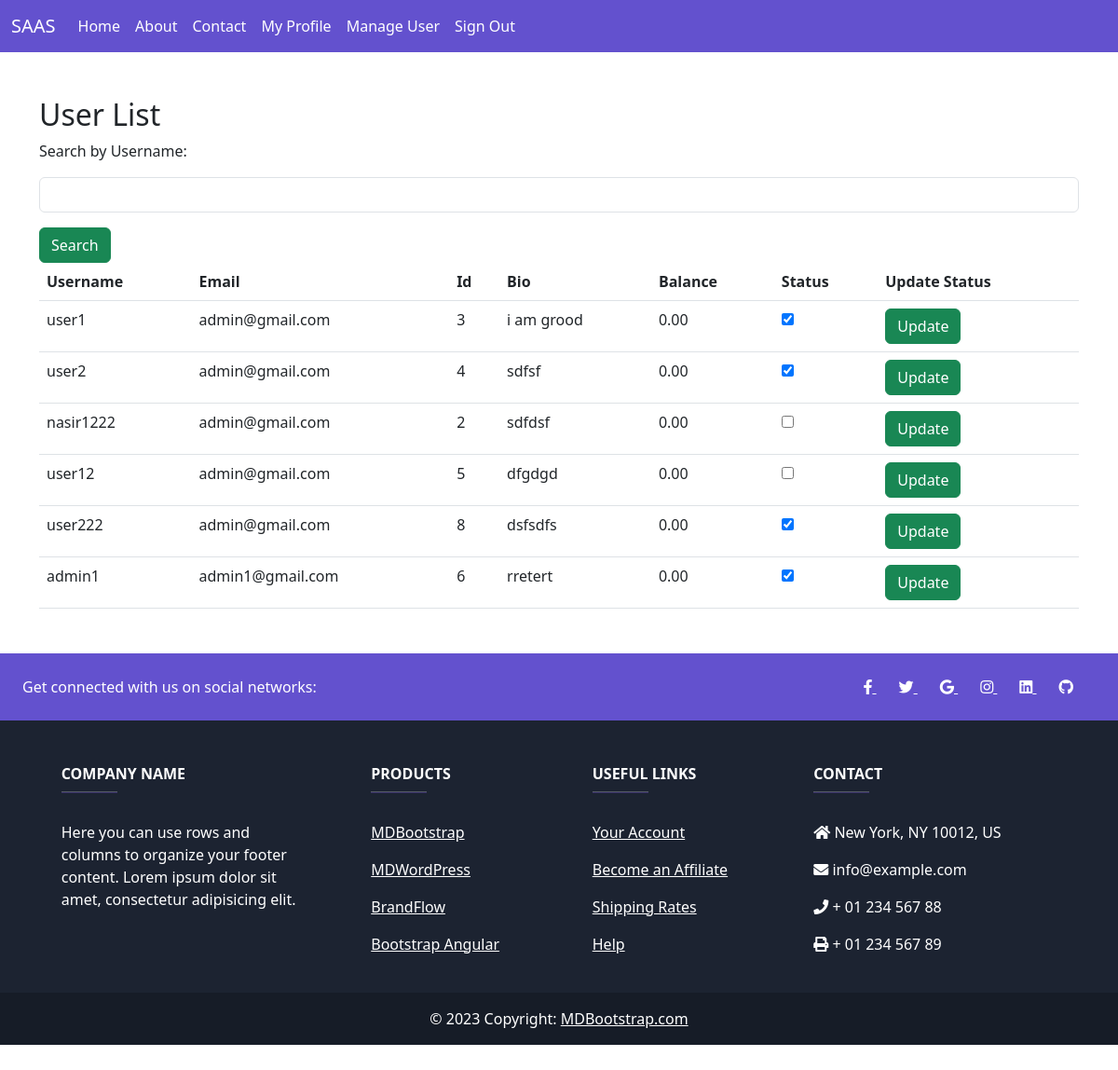
The page /user-data/ (signed in) on the database its author committed.
### wallets/models.py (models this page shows)
class UserProfile(models.Model):
    user = models.OneToOneField(User, on_delete=models.CASCADE)
    bio = models.TextField(blank=True)
    wallet_balance = models.DecimalField(max_digits=10, decimal_places=2, default=0.0)
    def __str__(self):
        return self.user.username

### wallets/views.py (the view)
# urls.py: path('user-data/', user_data_page, name='user_data_page'),
@user_passes_test(lambda u: u.is_superuser)
def user_data_page(request):
    try:
        user_profiles = UserProfile.objects.all()
        print(user_profiles)
        return render(request, 'user_list.html', {'user_profiles': user_profiles})
    except Exception as e:
        print(f"An error occurred: {e}")
        return render(request, 'user_list.html', {'error_message': str(e)})

### templates/user_list.html (shortened to what this page needs)
{% extends 'base.html' %}
{% block content %}
<div class="container my-5">
    <h2>User List</h2>
    <form class="form-group" method="get" action="{% url 'search_by_username' %}">
        <label for="username">Search by Username:</label>
        <input class="form-control my-3" type="text" name="username" value="{{ query }}">
        <button class="btn btn-success" type="submit">Search</button>
    </form>
        <table class="table">
            <thead  class="thead-dark">
                <tr>
                    <th scope="col">Username</th>
                    <th scope="col">Email</th>
                    <th scope="col">Id</th>
                    <th scope="col">Bio</th>
                    <th scope="col">Balance</th>
                    <th scope="col">Status</th>
                    <th scope="col">Update Status</th>
                </tr>
            </thead>
            <tbody>
                {% if user_profiles %}
                {% for profile in user_profiles  %}
                <form method="post" action="{% url 'update_user_is_active' %}">
                    <tr>
                        <td scope="row">{{ profile.user.username }}</td>
                        <td scope="row">{{ profile.user.email }}</td>
                        <td scope="row">{{profile.user.id}}</td>
                        <td scope="row">{{profile.bio}}</td>
                        <td scope="row">{{profile.wallet_balance}}</td>
                        <td scope="row">
                            <input type="checkbox" name="user_ids" value="{{ profile.user.id }}" {% if profile.user.is_active %}checked{% endif %}>
                        </td>
                        <td scope="row">
                            <a class="btn btn-success" href="{% url 'single_user' user_id=profile.user.id %}">Update</a>
                        </td>
                    </tr>
                </form>
                {% endfor %}
                {% else %}
                <p>No results found.</p>
            {% endif %}
            </tbody>
        </table>
    </div>
{% endblock %}

### rows shown on the page
UserProfile: user.username "user1", user.email "admin@gmail.com", user.id "3", bio "i am grood", wallet_balance "0.00", user_id "☑"
UserProfile: user.username "user2", user.email "admin@gmail.com", user.id "4", bio "sdfsf", wallet_balance "0.00", user_id "☑"
UserProfile: user.username "nasir1222", user.email "admin@gmail.com", user.id "2", bio "sdfdsf", wallet_balance "0.00"
UserProfile: user.username "user12", user.email "admin@gmail.com", user.id "5", bio "dfgdgd", wallet_balance "0.00"
UserProfile: user.username "user222", user.email "admin@gmail.com", user.id "8", bio "dsfsdfs", wallet_balance "0.00", user_id "☑"
UserProfile: user.username "admin1", user.email "admin1@gmail.com", user.id "6", bio "rretert", wallet_balance "0.00", user_id "☑"
